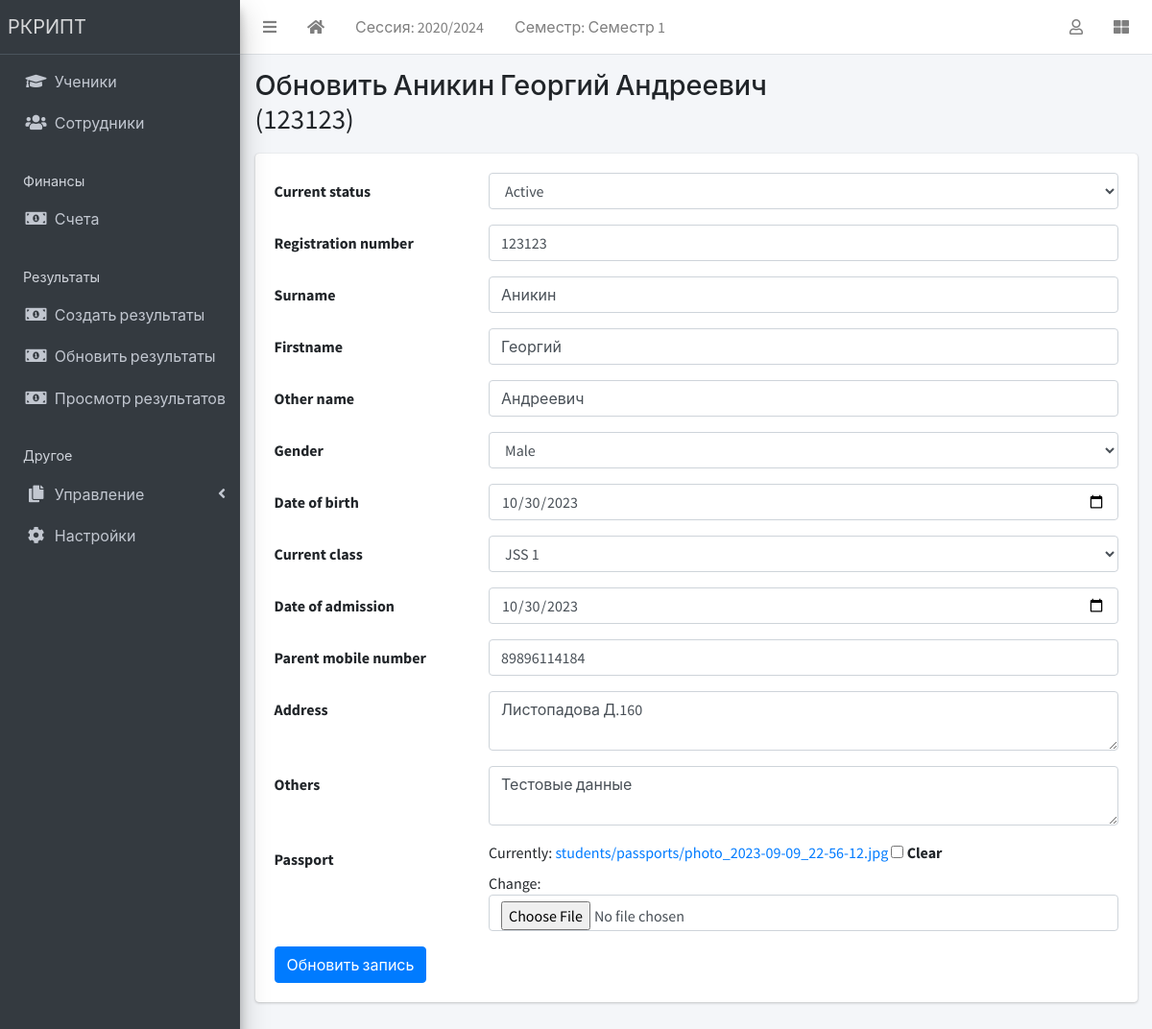
The app's page /student/1/update/ (signed in) with its own data.
### apps/corecode/models.py (models this page shows, shortened)
class AcademicSession(models.Model):
    name = models.CharField(max_length=200, unique=True)
    current = models.BooleanField(default=True)
    class Meta:
        ordering = ["-name"]

class AcademicTerm(models.Model):
    name = models.CharField(max_length=20, unique=True)
    current = models.BooleanField(default=True)
    class Meta:
        ordering = ["name"]

class SiteConfig(models.Model):
    key = models.SlugField()
    value = models.CharField(max_length=200)

### apps/students/models.py (models this page shows, shortened)
class Student(models.Model):
    STATUS_CHOICES = [("active", "Active"), ("inactive", "Inactive")]
    GENDER_CHOICES = [("male", "Male"), ("female", "Female")]
    current_status = models.CharField(
        max_length=10, choices=STATUS_CHOICES, default="active"
    )
    registration_number = models.CharField(max_length=200, unique=True)
    surname = models.CharField(max_length=200)
    firstname = models.CharField(max_length=200)
    other_name = models.CharField(max_length=200, blank=True)
    gender = models.CharField(max_length=10, choices=GENDER_CHOICES, default="male")
    date_of_birth = models.DateField(default=timezone.now)
    current_class = models.ForeignKey(
        StudentClass, on_delete=models.SET_NULL, blank=True, null=True
    )
    date_of_admission = models.DateField(default=timezone.now)
    mobile_num_regex = RegexValidator(
        regex="^[0-9]{10,15}$", message="Entered mobile number isn't in a right format!"
    )
    parent_mobile_number = models.CharField(
        validators=[mobile_num_regex], max_length=13, blank=True
    )
    address = models.TextField(blank=True)
    others = models.TextField(blank=True)
    passport = models.ImageField(blank=True, upload_to="students/passports/")
    class Meta:
        ordering = ["surname", "firstname", "other_name"]
    def __str__(self):
        return f"{self.surname} {self.firstname} {self.other_name} ({self.registration_number})"

### apps/students/views.py (the view)
# urls.py: path("<int:pk>/update/", StudentUpdateView.as_view(), name="student-update"),
class StudentUpdateView(LoginRequiredMixin, SuccessMessageMixin, UpdateView):
    model = Student
    fields = "__all__"
    success_message = "Record successfully updated."
    def get_form(self):
        form = super(StudentUpdateView, self).get_form()
        form.fields["date_of_birth"].widget = widgets.DateInput(attrs={"type": "date"})
        form.fields["date_of_admission"].widget = widgets.DateInput(
            attrs={"type": "date"}
        )
        form.fields["address"].widget = widgets.Textarea(attrs={"rows": 2})
        form.fields["others"].widget = widgets.Textarea(attrs={"rows": 2})
        return form

### apps/corecode/context_processors.py (called while the page is built)
def site_defaults(request):
    current_session = AcademicSession.objects.get(current=True)
    current_term = AcademicTerm.objects.get(current=True)
    vals = SiteConfig.objects.all()
    contexts = {
        "current_session": current_session.name,
        "current_term": current_term.name,
    }
    for val in vals:
        contexts[val.key] = val.value
    return contexts

### apps/corecode/models.py (called while the page is built)
    def __str__(self):
        return self.name

### apps/students/templates/students/student_form.html (shortened to what this page needs)
{% extends 'base.html' %}
{% block title %}
  {% if object %}
    Обновить {{ object }}
  {% else %}
    Добавить нового студента
  {% endif %}
{% endblock title %}
{% block content %}
<form action="" method="POST" enctype="multipart/form-data">
  {% include 'corecode/form_snippet.html' %}
  {% if object %}
    <input type="submit" class="btn btn-primary" value="Обновить запись">
  {% else %}
    <input type="submit" class="btn btn-primary" value="Добавить нового студента">
  {% endif %}
</form>
{% endblock content %}

### templates/base.html (shortened to what this page needs)
{% load static %}
<!DOCTYPE html>
<html lang="ru">
<head>
  <link rel="stylesheet" href="{% static 'plugins/fontawesome-free/css/all.min.css' %}">
  <link rel="stylesheet" href="{% static 'plugins/toastr/toastr.min.css' %}">
  <link rel="stylesheet" href="{% static 'plugins/overlayScrollbars/css/OverlayScrollbars.min.css' %}">
  <link rel="stylesheet" href="{% static 'plugins/Datatables/datatables.min.css' %}" />
  <link rel="stylesheet" href="{% static 'dist/css/adminlte.min.css' %}">
</head>
<body class="hold-transition sidebar-mini layout-fixed layout-navbar-fixed layout-footer-fixed">
  <div class="wrapper">
    <nav class="main-header navbar navbar-expand navbar-white navbar-light">
      <ul class="navbar-nav">
        <li class="nav-item">
          <a class="nav-link" data-widget="pushmenu" href="#" role="button"><i class="fas fa-bars"></i></a>
        </li>
        <li class="nav-item d-none d-sm-inline-block">
          <a href="{% url 'home' %} " class="nav-link"><i class="fa fa-home"></i></a>
        </li>
        <li class="nav-item d-none d-sm-inline-block">
          <a href="{% url 'current-session' %}" class="nav-link">Сессия: {{ current_session }}</a>
        </li>
        <li class="nav-item d-none d-sm-inline-block">
          <a href="{% url 'current-session' %}" class="nav-link">Семестр: {{ current_term }}</a>
        </li>
      </ul>
      <ul class="navbar-nav ml-auto">
        <li class="nav-item dropdown">
          <a class="nav-link" data-toggle="dropdown" href="#">
            <i class="far fa-user"></i>
          </a>
        </li>
        <li class="nav-item">
          <a class="nav-link" data-widget="control-sidebar" data-slide="true" href="#" role="button"><i class="fas fa-th-large"></i></a>
        </li>
      </ul>
    </nav>
    <aside class="main-sidebar sidebar-dark-primary elevation-4">
      <a href="{% url 'home' %}" class="brand-link">{{ school_name | default:"Моя Школа" }}</a>
      <div class="sidebar">
        <nav class="mt-2">
          <ul class="nav nav-pills nav-sidebar flex-column" data-widget="treeview" role="menu" data-accordion="false">
            <li class="nav-item">
              <a href="{% url 'student-list' %}" class="nav-link">
                <i class="nav-icon fas fa-graduation-cap"></i>
                <p>Ученики</p>
              </a>
            </li>
            <li class="nav-item">
              <a href="{% url 'staff-list' %}" class="nav-link">
                <i class="nav-icon fas fa-users"></i>
                <p>Сотрудники</p>
              </a>
            </li>
            <li class="nav-header">Финансы</li>
            <li class="nav-item">
              <a href="{% url 'invoice-list' %}" class="nav-link">
                <i class="nav-icon fas fa-money-bill-alt"></i>
                <p>Счета</p>
              </a>
            </li>
            <li class="nav-header">Результаты</li>
            <li class="nav-item">
              <a href="{% url 'create-result' %}" class="nav-link">
                <i class="nav-icon fas fa-money-bill-alt"></i>
                <p>Создать результаты</p>
              </a>
            </li>
            <li class="nav-item">
              <a href="{% url 'edit-results' %}" class="nav-link">
                <i class="nav-icon fas fa-money-bill-alt"></i>
                <p>Обновить результаты</p>
              </a>
            </li>
            <li class="nav-item">
              <a href="{% url 'view-results' %}" class="nav-link">
                <i class="nav-icon fas fa-money-bill-alt"></i>
                <p>Просмотр результатов</p>
              </a>
            </li>
            <li class="nav-header">Другое</li>
            <li class="nav-item has-treeview">
              <a href="#" class="nav-link">
                <i class="nav-icon fas fa-copy"></i>
                <p>Управление<i class="fas fa-angle-left right"></i></p>
              </a>
            </li>
            <li class="nav-item">
              <a href="{% url 'configs' %}" class="nav-link">
                <i class="nav-icon fas fa-cog"></i>
                <p>Настройки</p>
              </a>
            </li>
          </ul>
        </nav>
      </div>
    </aside>
    <div class="content-wrapper">
      <section class="content-header">
        <div class="container-fluid">
          <div class="row mb-1">
            <div class="col-sm-8">
              <h1>{% block title %}{% endblock title %}</h1>
            </div>
            <div class="col-sm-4">
            </div>
          </div>
        </div>
      </section>
      <section class="content">
        <div class="container-fluid">
          <div class="row">
            <div class="col-md-12">
              {% block fullcard %}
              <div class="card">
                <div class="card-body">
                  <div class="row">
                    <div class="col">
                      {% block content %}{% endblock content %}
                    </div>
                  </div>
                </div>
              </div>
              {% endblock fullcard %}
            </div>
          </div>
        </div>
      </section>
    </div>
  </div>
</body>
</html>

### apps/corecode/templates/corecode/form_snippet.html (shortened to what this page needs)
{% load widget_tweaks %}
{% for field in form %}
<div class="form-group row">
  <label class="col-sm-3 col-form-label" for="{{ field.auto_id }}">
    {{ field.label }}
  </label>
  <div class="col-sm-9">
    {{ field | add_class:"form-control"}}
  </div>
</div>
{% endfor %}

### records on screen
AcademicSession: name "2020/2024"
AcademicTerm: name "Семестр 1"
SiteConfig: value "РКРИПТ"
Student: surname+firstname+other_name "Аникин Георгий Андреевич (123123)", current_status "Active" "123123" "Аникин" "Георгий" "Андреевич" "Male" "10/30/2023" "JSS 1" "10/30/2023" "89896114184" "Листопадова Д.160" "Тестовые данные"

### other values on screen
{{ field.label }} "Current status" "Registration number" "Surname" "Firstname" "Other name" "Gender" "Date of birth" "Current class" "Date of admission" "Parent mobile number" "Address" "Others" "Passport"
